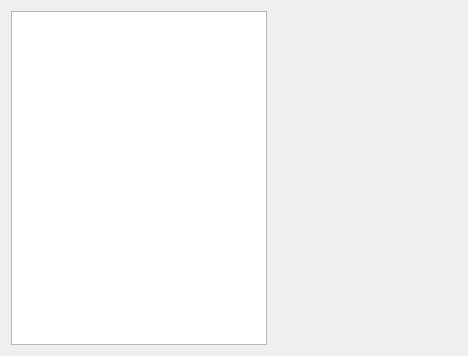
<ui version="4.0" >
 <class>FileRestoreWidget</class>
 <widget class="QWidget" name="FileRestoreWidget" >
  <property name="geometry" >
   <rect>
    <x>0</x>
    <y>0</y>
    <width>468</width>
    <height>356</height>
   </rect>
  </property>
  <property name="windowTitle" >
   <string>Form</string>
  </property>
  <layout class="QHBoxLayout" >
   <item>
    <widget class="QTreeView" name="treeView" />
   </item>
   <item>
    <widget class="QStackedWidget" name="stackedWidget" >
     <widget class="QWidget" name="page" />
     <widget class="QWidget" name="page_2" />
    </widget>
   </item>
  </layout>
 </widget>
 <resources/>
 <connections/>
</ui>
